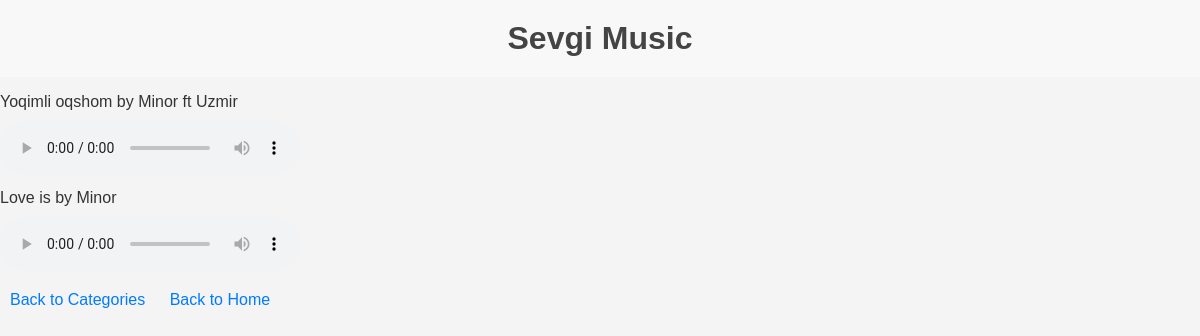
The app's page /music/5/ with its own data.
### home/models.py (models this page shows, shortened)
class Category(models.Model):
    name = models.CharField(max_length=100)

class Musics(models.Model):
    title = models.CharField(max_length=100)
    artist = models.CharField(max_length=100)
    genre = models.ForeignKey(Category, on_delete=models.CASCADE, blank=True, null=True)
    music = models.FileField(upload_to='music')  # Tekshiring: Bu maydon modelda mavjud bo'lishi kerak

### home/views.py (the view)
# urls.py: path('music/<int:category_id>/', music_list, name='music_list'),
def music_list(request, category_id):
    category = get_object_or_404(Category, id=category_id)
    musics = Musics.objects.filter(genre=category)
    return render(request, 'music_list.html', {'category': category, 'musics': musics})

### home/templates/music_list.html (shortened to what this page needs)
<!DOCTYPE html>
<html lang="en">
<head>
</head>
<body>
    <h1>{{ category.name }} Music</h1>
    <ul>
        {% for music in musics %}
            <li>
                {{ music.title }} by {{ music.artist }}
                <div class="audio-player">
                    <audio controls>
                        <source src="{{ music.music.url }}" type="audio/mpeg">
                    </audio>
                </div>
            </li>
        {% empty %}
            <li>No music available for this category.</li>
        {% endfor %}
    </ul>
    <a href="{% url 'category_list' %}">Back to Categories</a>
    <a href="{% url 'home' %}">Back to Home</a>
</body>
</html>

### home/templates/music_list.html (style rules this page uses)
body { font-family: Arial, sans-serif; margin: 0; padding: 0; background-color: #f4f4f4; color: #333; }
h1 { text-align: center; color: #444; padding: 20px; background-color: #f8f8f8; margin: 0; }
ul { list-style: none; padding: 0; }
ul li { margin: 10px 0; }
a { text-decoration: none; color: #007bff; padding: 5px 10px; border-radius: 5px; transition: background-color 0.3s ease, color 0.3s ease; }
.audio-player { margin-top: 10px; }

### records on screen
Category: name "Sevgi"
Musics: title "Yoqimli oqshom", artist "Minor ft Uzmir"
Musics: title "Love is", artist "Minor"
